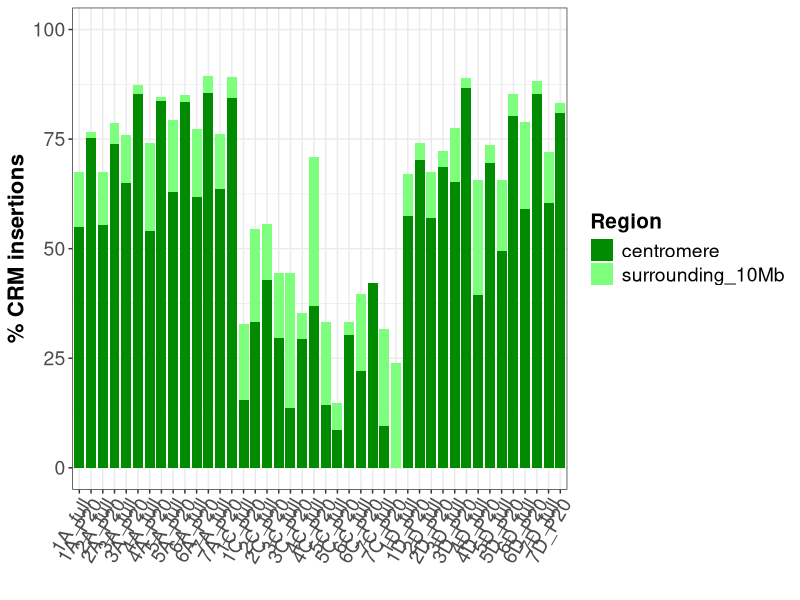

Source code (R):
library(tidyverse)
library(stringr)
library(ggplot2)
library(dplyr)

setwd("")
df_CRMs_Centromere_all <- read.csv("df_all_percent_in_centromere_1.csv")
df_CRMs_Centromere_all$cut_off <- "all"
df_CRMs_Centromere_all$surrounding_10Mb <- df_CRMs_Centromere_all$plus10Mb+df_CRMs_Centromere_all$minus10Mb
df_CRMs_Centromere_all <- df_CRMs_Centromere_all[,-c(4:6)]
df_CRMs_Centromere_all$marker1 <- paste0(df_CRMs_Centromere_all$Chromosome, "_", "full")

df_CRMs_Centromere_20 <- read.csv("df_all_percent_in_centromere_02.csv")
df_CRMs_Centromere_20$cut_off <- "0.2"
df_CRMs_Centromere_20$surrounding_10Mb <- df_CRMs_Centromere_20$plus10Mb+df_CRMs_Centromere_20$minus10Mb
df_CRMs_Centromere_20 <- df_CRMs_Centromere_20[,-c(4:6)]
df_CRMs_Centromere_20$marker1 <- paste0(df_CRMs_Centromere_20$Chromosome, "_", "P20")


df <- rbind(df_CRMs_Centromere_all,df_CRMs_Centromere_20)
df$genome <- as.factor(str_extract(df$Chromosome, "(?<=\\d)\\S"))
df <- df %>% arrange(genome)

df_long <- df %>% pivot_longer(cols = c(centromere, surrounding_10Mb), names_to = "Region", values_to = "values")


category_order <- c("1A_full", "1A_P20", "2A_full", "2A_P20", "3A_full", "3A_P20", "4A_full", "4A_P20",
                    "5A_full", "5A_P20", "6A_full", "6A_P20", "7A_full", "7A_P20",
                    "1C_full", "1C_P20", "2C_full", "2C_P20", "3C_full", "3C_P20", "4C_full", "4C_P20",
                    "5C_full", "5C_P20", "6C_full" , "6C_P20", "7C_full", "7C_P20", 
                    "1D_full","1D_P20", "2D_full", "2D_P20", "3D_full","3D_P20", "4D_full", "4D_P20",
                    "5D_full", "5D_P20", "6D_full", "6D_P20", "7D_full", "7D_P20") 


df_long <- df_long %>% 
  arrange(factor(marker1, levels = category_order))

df_long$marker1 <- factor(df_long$marker1 , levels = unique(df_long$marker1))

ggplot(df_long, aes(x = marker1, y = values*100, fill = Region)) +
  geom_bar(stat = "identity", position = position_stack(reverse = T), width = 0.85) +
  scale_y_continuous(limits = c(0, 100)) +
  ylab("% CRM insertions") +
  xlab("") +
  scale_fill_manual(values = c("green4","#7dff7dff")) +
  theme_bw() +
  theme(axis.text.x = element_text(angle = 60, hjust = 1, size = 14),
        axis.text.y = element_text(size = 14),
        axis.title.y = element_text(size = 16, face = "bold"),
        axis.title.x = element_text(size = 16, face = "bold"),
        legend.text = element_text(size = 14),
        legend.title = element_text(size = 15, face = "bold"))
